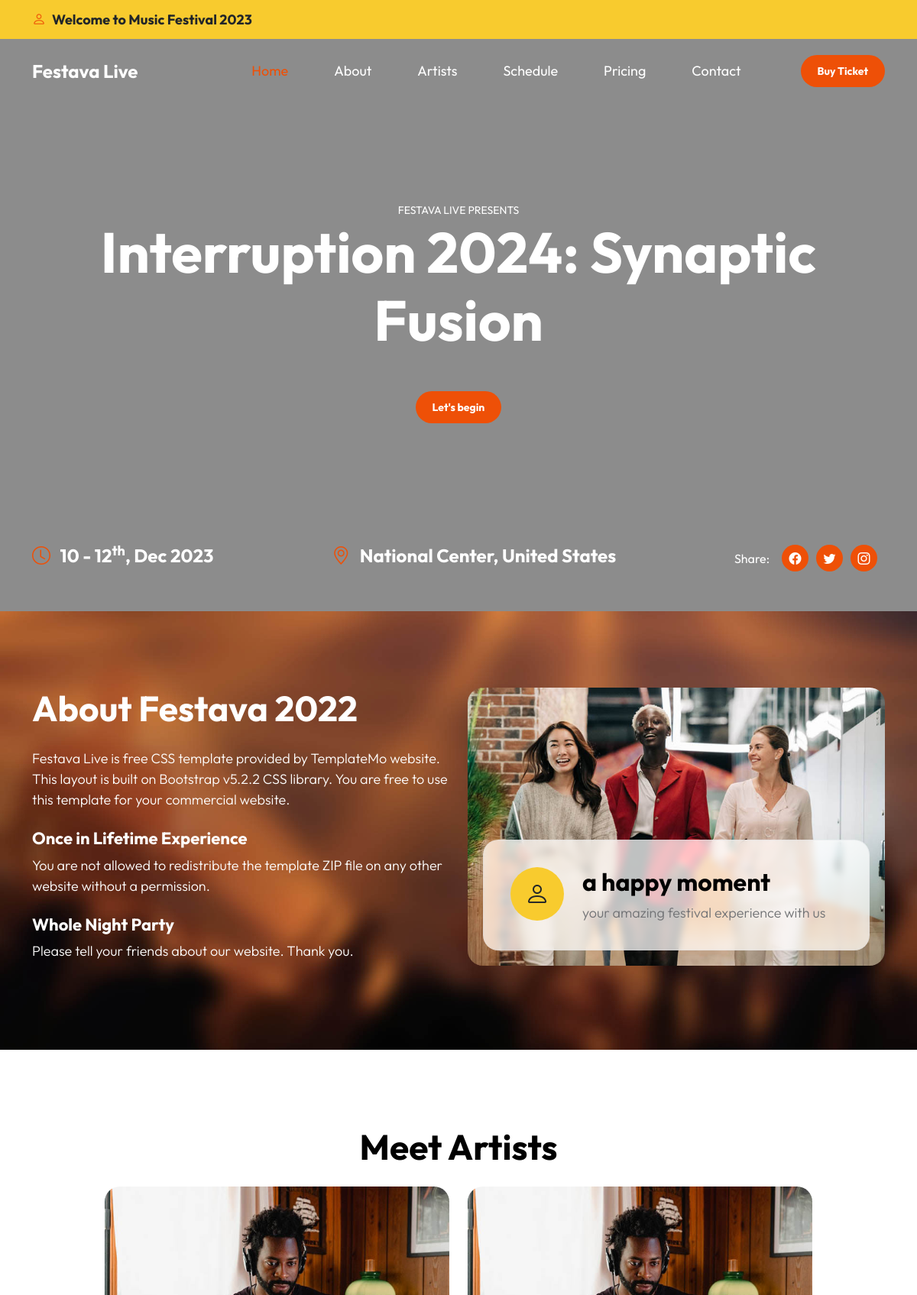
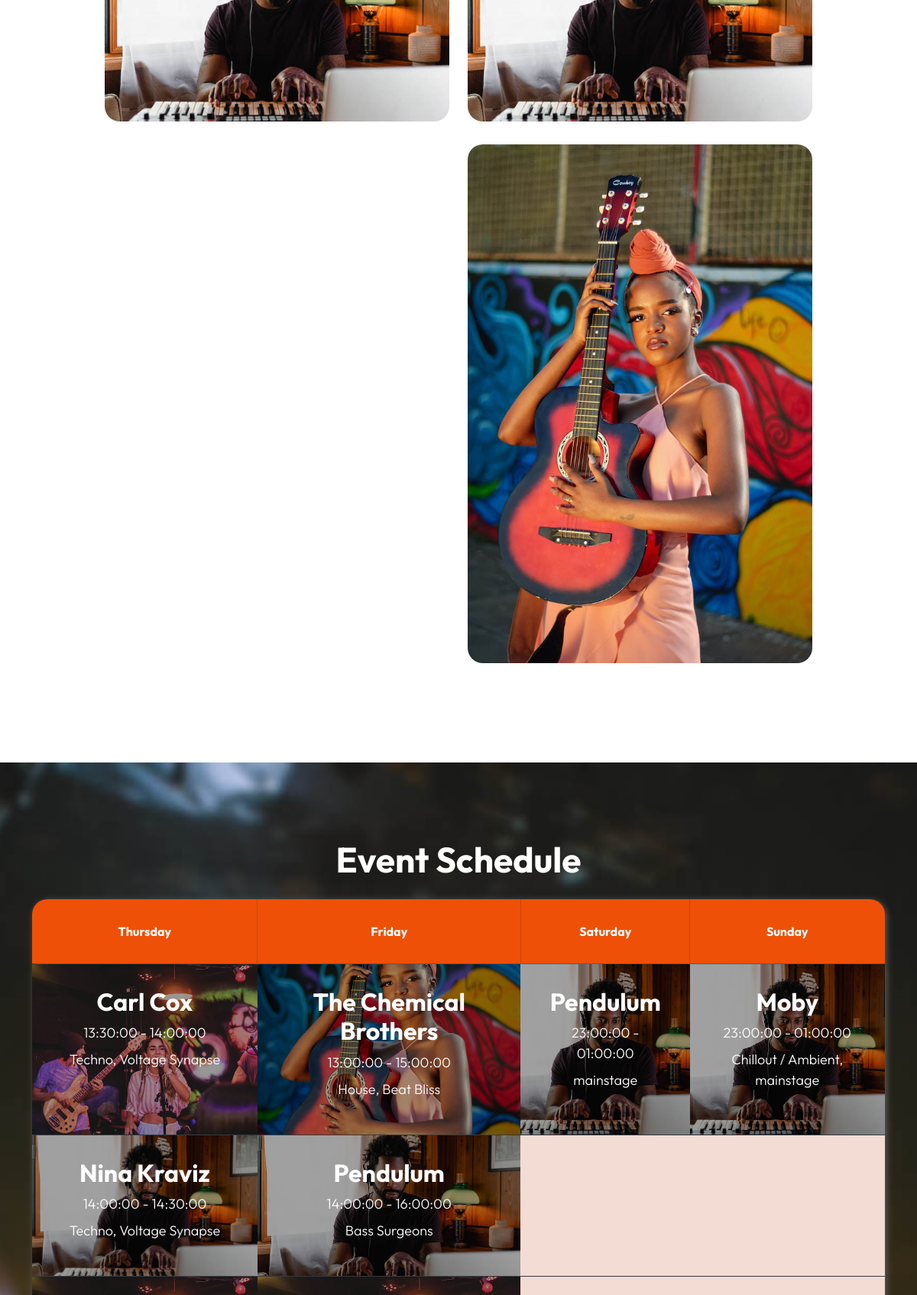
The page / (upper part) on the database its author committed (2 pictures, top to bottom).
### tables this page shows
CREATE TABLE `days` (
  `id` int unsigned NOT NULL AUTO_INCREMENT,
  `edition_id` int unsigned NOT NULL,
  `date` date NOT NULL,
  `created_at` timestamp NOT NULL DEFAULT CURRENT_TIMESTAMP,
  `updated_at` timestamp NOT NULL DEFAULT CURRENT_TIMESTAMP,
  `deleted_at` timestamp NULL DEFAULT NULL,
  PRIMARY KEY (`id`),
  KEY `days_edition_id_editions_id` (`edition_id`),
  CONSTRAINT `days_edition_id_editions_id` FOREIGN KEY (`edition_id`) REFERENCES `editions` (`id`) ON DELETE CASCADE
);

CREATE TABLE `schedules` (
  `id` int unsigned NOT NULL AUTO_INCREMENT,
  `day_id` int unsigned NOT NULL,
  `artist_id` int unsigned NOT NULL,
  `stage_id` int unsigned NOT NULL,
  `started_at` time NOT NULL,
  `ended_at` time NOT NULL,
  `created_at` timestamp NOT NULL DEFAULT CURRENT_TIMESTAMP,
  `updated_at` timestamp NOT NULL DEFAULT CURRENT_TIMESTAMP,
  `deleted_at` timestamp NULL DEFAULT NULL,
  PRIMARY KEY (`id`),
  KEY `schedules_day_id_days_id` (`day_id`),
  KEY `schedules_artist_id_artists_id` (`artist_id`),
  KEY `schedules_stage_id_stages_id` (`stage_id`),
  CONSTRAINT `schedules_artist_id_artists_id` FOREIGN KEY (`artist_id`) REFERENCES `artists` (`id`) ON DELETE CASCADE,
  CONSTRAINT `schedules_day_id_days_id` FOREIGN KEY (`day_id`) REFERENCES `days` (`id`) ON DELETE CASCADE,
  CONSTRAINT `schedules_stage_id_stages_id` FOREIGN KEY (`stage_id`) REFERENCES `stages` (`id`) ON DELETE CASCADE
);

CREATE TABLE `artists` (
  `id` int unsigned NOT NULL AUTO_INCREMENT,
  `thumb` varchar(255) NOT NULL,
  `name` varchar(255) NOT NULL,
  `genre_id` int unsigned DEFAULT NULL,
  `country_id` int unsigned NOT NULL,
  `birthday` date DEFAULT NULL,
  `popularity` int unsigned NOT NULL,
  `youtube` varchar(255) DEFAULT NULL,
  `created_at` timestamp NOT NULL DEFAULT CURRENT_TIMESTAMP,
  `updated_at` timestamp NOT NULL DEFAULT CURRENT_TIMESTAMP,
  `deleted_at` timestamp NULL DEFAULT NULL,
  PRIMARY KEY (`id`),
  KEY `artists_genre_id_genres_id` (`genre_id`),
  KEY `artists_country_id_countries_id` (`country_id`),
  CONSTRAINT `artists_country_id_countries_id` FOREIGN KEY (`country_id`) REFERENCES `countries` (`id`),
  CONSTRAINT `artists_genre_id_genres_id` FOREIGN KEY (`genre_id`) REFERENCES `genres` (`id`) ON DELETE SET NULL
);

CREATE TABLE `genres` (
  `id` int unsigned NOT NULL AUTO_INCREMENT,
  `name` varchar(255) NOT NULL,
  `created_at` timestamp NOT NULL DEFAULT CURRENT_TIMESTAMP,
  `updated_at` timestamp NOT NULL DEFAULT CURRENT_TIMESTAMP,
  `deleted_at` timestamp NULL DEFAULT NULL,
  PRIMARY KEY (`id`)
);

CREATE TABLE `stages` (
  `id` int unsigned NOT NULL AUTO_INCREMENT,
  `name` varchar(255) NOT NULL,
  `location` varchar(255) DEFAULT NULL,
  `capacity` int DEFAULT NULL,
  `genre_id` int unsigned DEFAULT NULL,
  `created_at` timestamp NOT NULL DEFAULT CURRENT_TIMESTAMP,
  `updated_at` timestamp NOT NULL DEFAULT CURRENT_TIMESTAMP,
  `deleted_at` timestamp NULL DEFAULT NULL,
  PRIMARY KEY (`id`),
  KEY `stages_genre_id_genres_id` (`genre_id`),
  CONSTRAINT `stages_genre_id_genres_id` FOREIGN KEY (`genre_id`) REFERENCES `genres` (`id`) ON DELETE SET NULL
);

### views/home.php (the view, shortened to what the rows shown need)
<!doctype html>
<html lang="en">
    <head>
        <link href="css/bootstrap.min.css" rel="stylesheet">
        <link href="css/bootstrap-icons.css" rel="stylesheet">
        <link href="css/templatemo-festava-live.css" rel="stylesheet">
    </head>
    <body>
        <main>
            <section class="hero-section" id="section_1">
                <div class="container d-flex justify-content-center align-items-center">
                    <div class="row">
                        <div class="col-12 mt-auto mb-5 text-center">
                            <h1 class="text-white mb-5"><?= $title; ?></h1>
                        </div>
                    </div>
                </div>
            </section>
            <section class="about-section section-padding" id="section_2">
                <div class="container">
                    <div class="row">
                        <div class="col-lg-6 col-12 mb-4 mb-lg-0 d-flex align-items-center">
                            <div class="services-info">
                                <h2 class="text-white mb-4">About Festava 2022</h2>
                            </div>
                        </div>
                    </div>
                </div>
            </section>
            <section class="artists-section section-padding" id="section_3">
                <div class="container">
                    <div class="row justify-content-center">
                        <div class="col-12 text-center">
                            <h2 class="mb-4">Meet Artists</h1>
                        </div>
                    </div>
                </div>
            </section>
            <section class="schedule-section section-padding" id="section_4">
                <div class="container">
                    <div class="row">
                        <div class="col-12 text-center">
                            <h2 class="text-white mb-4">Event Schedule</h1>
                            <div class="table-responsive">
                                <table class="schedule-table table table-dark">
                                    <thead>
                                        <?php $headers = array_shift($schedules); ?>
                                        <tr>
                                            <?php foreach($headers as $day): ?>
                                            <th scope="col"><?= $day->name ?></th>
                                            <?php endforeach; ?>
                                        </tr>
                                    </thead>
                                    <tbody>
                                        <?php foreach($schedules as $row): ?>
                                        <tr>
                                            <?php foreach($row as $schedule): ?>
                                                <?php if($schedule): ?>
                                            <td class="table-background-image-wrap" style="background-image: url(/images/artists/<?= $schedule->thumb ?>)">
                                                <h3><?= $schedule->artist ?></h3>
                                                <p class="mb-2"><?= $schedule->started_at ?> - <?= $schedule->ended_at ?></p>
                                                <p><?= trim($schedule->genre.', '.$schedule->stage, ', ') ?></p>
                                                <div class="section-overlay"></div>
                                            </td>
                                                <?php else: ?>
                                            <td style="background-color: #F3DCD4"></td>
                                                <?php endif; ?>
                                            <?php endforeach; ?>
                                        </tr>
                                        <?php endforeach; ?>
                                    </tbody>
                                </table>
                            </div>
                        </div>
                    </div>
                </div>
            </section>
        </main>
    </body>
</html>

### rows shown on the page
days: date "Thursday"
days: date "Friday"
days: date "Saturday"
days: date "Sunday"
schedules: artist.thumb (picture), artist.name "Carl Cox", started_at "13:30:00", ended_at "14:00:00", genres.name "Techno, Voltage Synapse"
schedules: artist.thumb (picture), artist.name "The Chemical Brothers", started_at "13:00:00", ended_at "15:00:00", genres.name "House, Beat Bliss"
schedules: artist.thumb (picture), artist.name "Pendulum", started_at "23:00:00", ended_at "01:00:00", stage.name "mainstage"
schedules: artist.thumb (picture), artist.name "Moby", started_at "23:00:00", ended_at "01:00:00", genres.name "Chillout / Ambient, mainstage"
schedules: artist.thumb (picture), artist.name "Nina Kraviz", started_at "14:00:00", ended_at "14:30:00", genres.name "Techno, Voltage Synapse"
schedules: artist.thumb (picture), artist.name "Pendulum", started_at "14:00:00", ended_at "16:00:00", stage.name "Bass Surgeons"
schedules: artist.thumb (picture)
schedules: artist.thumb (picture)

### other values the page prints
$title "Interruption 2024: Synaptic Fusion"
